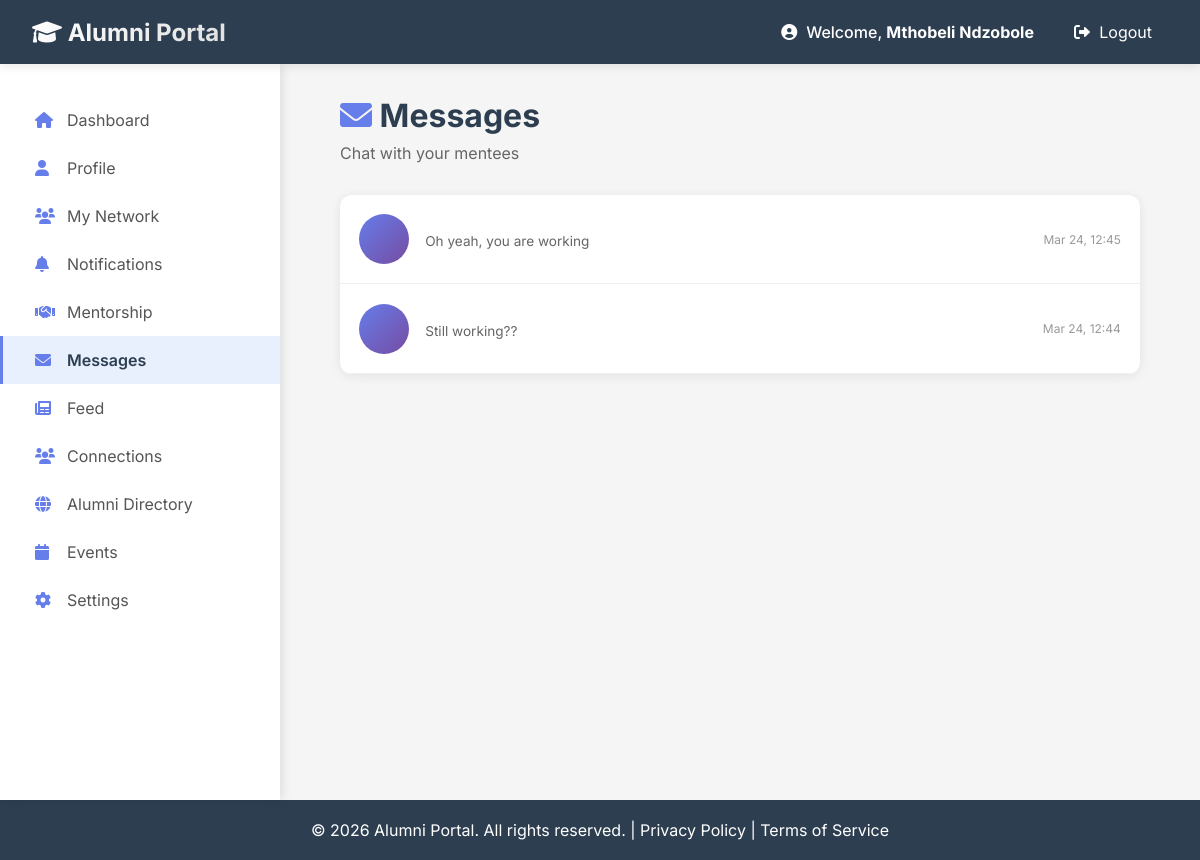
The app's page /alumni/messages (signed in) with its own data.
### app/models/user.py (models this page shows)
class User(db.Model):
    __tablename__ = 'users'
    id = db.Column(db.Integer, primary_key=True)
    full_name = db.Column(db.String(100))
    email = db.Column(db.String(120), unique=True, nullable=False)
    password_hash = db.Column(db.Text, nullable=False)
    role = db.Column(db.String(20), nullable=False)
    profile_picture = db.Column(db.Text, default='default_avatar.png')
    created_at = db.Column(db.DateTime, default=datetime.utcnow)

class Message(db.Model):
    __tablename__ = 'messages'
    id = db.Column(db.Integer, primary_key=True)
    conversation_id = db.Column(db.Integer, db.ForeignKey('conversations.id'))
    sender_id = db.Column(db.Integer, db.ForeignKey('users.id'))
    message = db.Column(db.Text)
    message_type = db.Column(db.String(20), default='text')
    file_path = db.Column(db.Text)
    sent_at = db.Column(db.DateTime, default=datetime.utcnow)
    is_read = db.Column(db.Boolean, default=False)

### app/routes/views_routes.py (the view)
@views.route("/alumni/messages")
def alumni_messages():
    user = get_current_user()
    if not user or user.role != 'alumni':
        return redirect(url_for('views.login_page'))
    from ..models.user import Conversation, Message, User
    conversations = Conversation.query.filter(
        (Conversation.student_id == user.id) | (Conversation.alumni_id == user.id)
    ).order_by(Conversation.created_at.desc()).all()
    conversation_list = []
    for conv in conversations:
        other_id = conv.alumni_id if conv.student_id == user.id else conv.student_id
        other_user = User.query.get(other_id)
        if not other_user:
            continue
        last_message = Message.query.filter_by(conversation_id=conv.id).order_by(Message.sent_at.desc()).first()
        unread_count = Message.query.filter_by(
            conversation_id=conv.id,
            is_read=False
        ).filter(Message.sender_id != user.id).count()
        conversation_list.append({
            'id': conv.id,
            'other_user_id': other_id,
            'other_user_name': other_user.full_name,
            'other_user_avatar': other_user.full_name[:2].upper(),
            'other_user_role': other_user.role,
            'last_message': last_message.message if last_message else "No messages yet",
            'last_message_time': last_message.sent_at.strftime('%b %d, %H:%M') if last_message else "",
            'unread_count': unread_count
        })
    return render_template("alumni/messages.html", user=user, conversations=conversation_list)

### app/routes/views_routes.py (called while the page is built)
def get_current_user():
    if 'user_id' in session:
        return User.query.get(session['user_id'])
    return None

### app/templates/alumni/messages.html (shortened to what this page needs)
{% extends "alumni/base_alumni.html" %}
{% block alumni_content %}
<div class="messages-container">
    <div class="messages-header">
        <h1><i class="fas fa-envelope" style="color: #667eea;"></i> Messages</h1>
        <p>Chat with your mentees</p>
    </div>
    <div class="conversation-list">
        {% if conversations and conversations|length > 0 %}
            {% for conv in conversations %}
            <a href="{{ url_for('views.alumni_chat', conversation_id=conv.id) }}" class="conversation-item {% if conv.unread_count > 0 %}unread{% endif %}">
                <div class="conversation-avatar">
                </div>
                <div class="conversation-info">
                    <div class="conversation-preview">{{ conv.last_message }}</div>
                </div>
                <div class="conversation-time">{{ conv.last_message_time }}</div>
            </a>
            {% endfor %}
        {% endif %}
    </div>
</div>
{% endblock %}

### app/templates/base.html (shortened to what this page needs)
<!DOCTYPE html>
<html lang="en">
<head>
    <link rel="stylesheet" href="https://cdnjs.cloudflare.com/ajax/libs/font-awesome/6.0.0/css/all.min.css">
</head>
<body>
    <nav class="navbar">
        <div class="logo">
            <a href="{{ url_for('views.home') }}">
                <i class="fas fa-graduation-cap"></i> Alumni Portal
            </a>
        </div>
        <div class="user-menu">
            {% if session.get('user_id') %}
                <span>
                    <i class="fas fa-user-circle"></i>
                    Welcome, <strong>{{ session.get('user_name', 'User') }}</strong>
                </span>
                <a href="{{ url_for('auth.logout') }}">
                    <i class="fas fa-sign-out-alt"></i> Logout
                </a>
            {% endif %}
        </div>
    </nav>
    {% block content %}{% endblock %}
    <footer class="footer">
        <p>&copy; 2026 Alumni Portal. All rights reserved. | <a href="#" style="color: white; text-decoration: none;">Privacy Policy</a> | <a href="#" style="color: white; text-decoration: none;">Terms of Service</a></p>
    </footer>
</body>
</html>

### app/templates/alumni/messages.html (style rules this page uses)
.messages-container { max-width: 800px; margin: 0 auto; }
.messages-header { margin-bottom: 2rem; }
.messages-header h1 { font-size: 2rem; color: #2c3e50; margin-bottom: 0.5rem; }
.messages-header p { color: #666; }
.conversation-list { background: white; border-radius: 12px; box-shadow: 0 2px 12px rgba(0,0,0,0.08); overflow: hidden; }
.conversation-item { display: flex; align-items: center; gap: 1rem; padding: 1.2rem; border-bottom: 1px solid #f0f0f0; cursor: pointer; transition: background 0.2s; text-decoration: none; color: inherit; }
.conversation-avatar { width: 50px; height: 50px; background: linear-gradient(135deg, #667eea 0%, #764ba2 100%); border-radius: 50%; display: flex; align-items: center; justify-content: center; color: white; font-size: 1.2rem; font-weight: bold; flex-shrink: 0; }
.conversation-info { flex: 1; min-width: 0; }
.conversation-preview { color: #666; font-size: 0.85rem; white-space: nowrap; overflow: hidden; text-overflow: ellipsis; }
.conversation-time { font-size: 0.75rem; color: #999; white-space: nowrap; flex-shrink: 0; }

### app/templates/base.html (style rules this page uses)
* { margin: 0; padding: 0; box-sizing: border-box; }
body { font-family: 'Inter', -apple-system, BlinkMacSystemFont, 'Segoe UI', Roboto, Oxygen, Ubuntu, sans-serif; background: #f5f5f5; min-height: 100vh; display: flex; flex-direction: column; }
.navbar { background: #2c3e50; color: white; padding: 1rem 2rem; display: flex; justify-content: space-between; align-items: center; position: sticky; top: 0; z-index: 1000; height: 64px; width: 100%; box-shadow: 0 2px 10px rgba(0,0,0,0.1); }
.logo a { color: white; text-decoration: none; font-size: 1.5rem; font-weight: bold; white-space: nowrap; background: linear-gradient(135deg, #fff 0%, #e0e0e0 100%); -webkit-background-clip: text; -webkit-text-fill-color: transparent; background-clip: text; }
.user-menu { display: flex; align-items: center; gap: 1.5rem; }
.user-menu span { font-weight: 500; white-space: nowrap; }
.user-menu a { color: white; text-decoration: none; padding: 0.5rem 1rem; border-radius: 5px; transition: background 0.3s; white-space: nowrap; }
.user-menu i { margin-right: 0.3rem; }
.footer { background: #2c3e50; color: white; text-align: center; padding: 1rem; margin-top: auto; height: 60px; display: flex; align-items: center; justify-content: center; }

### records on screen
User: get "Mthobeli Ndzobole"
Message: last_message "Oh yeah, you are working"
Message: last_message "Still working??"

### other values on screen
{{ conv.last_message_time }} "Mar 24, 12:45" "Mar 24, 12:44"
